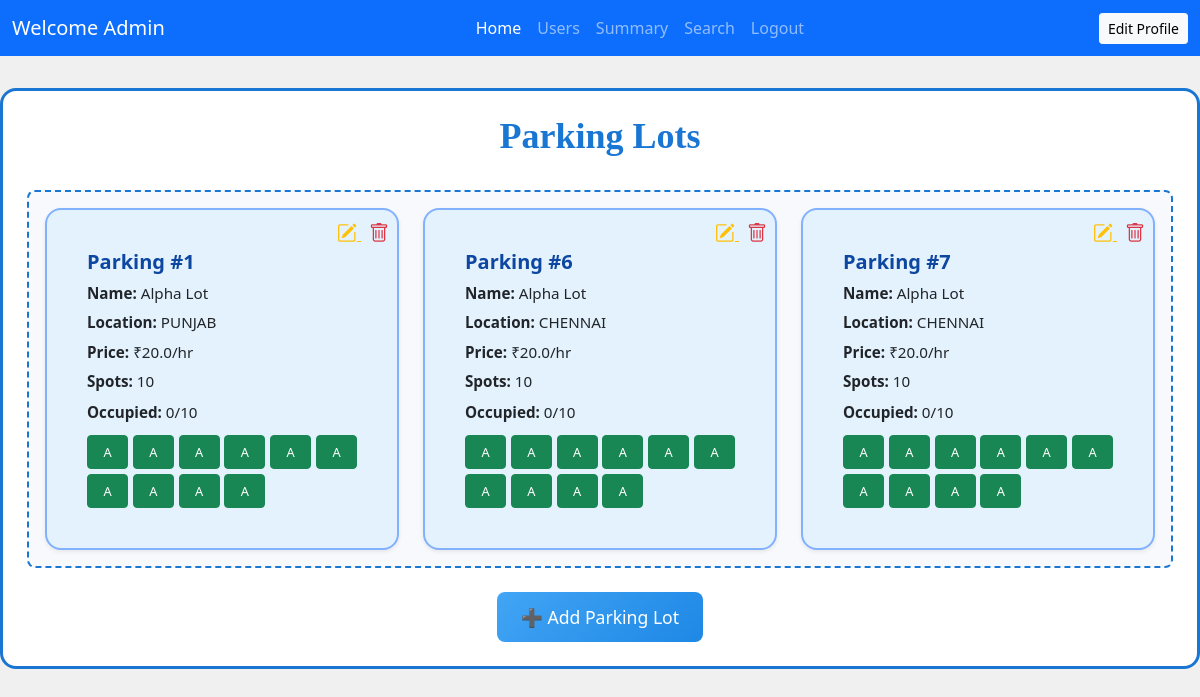
Page /admin_dashboard on the committed database.
### backend/models.py (models this page shows)
class ParkingLot(db.Model):
    __tablename__ = "parking_lot"
    id = db.Column(db.Integer, primary_key=True)
    name = db.Column(db.String(100), nullable=False)
    location = db.Column(db.String(100))
    price_per_hour = db.Column(db.Float, nullable=False)
    total_spots = db.Column(db.Integer, nullable=False)

class ParkingSpot(db.Model):
    __tablename__ = "parking_spots"
    id = db.Column(db.Integer, primary_key=True)
    lot_id = db.Column(db.Integer, db.ForeignKey('parking_lot.id'), nullable=False)
    status = db.Column(db.String(1), nullable=False, default='A')  # A=Available, O=Occupied
    reservations = db.relationship('Reservation', backref='spot', lazy=True)

### backend/controllers.py (the view)
    @app.route("/admin_dashboard")
    def admin_dashboard():
        users = User_Info.query.filter_by(role=1).all()
        lots = ParkingLot.query.all()
        bookings = Reservation.query.all()
        total_spots     = ParkingSpot.query.count()
        occupied_spots  = ParkingSpot.query.filter_by(status='O').count()
        available_spots = total_spots - occupied_spots
        total_revenue   = sum(b.cost for b in bookings)
        for lot in lots:
            lot.occupied_count = ParkingSpot.query.filter_by(
                lot_id=lot.id, status='O'
            ).count()
            lot.spots = ParkingSpot.query.filter_by(lot_id=lot.id).all()
        return render_template(
            "admin_dashboard.html",
            users=users,
            lots=lots,
            bookings=bookings,
            total_spots=total_spots,
            occupied_spots=occupied_spots,
            available_spots=available_spots,
            total_revenue=total_revenue
        )

### templates/admin_dashboard.html (shortened to what this page needs)
<!DOCTYPE html>
<html lang="en">
<head>
  <link rel="stylesheet" href="{{ url_for('static', filename='css/style.css') }}">
  <link href="https://cdn.jsdelivr.net/npm/bootstrap@5.0.2/dist/css/bootstrap.min.css" rel="stylesheet">
  <link href="https://cdn.jsdelivr.net/npm/bootstrap-icons@1.11.3/font/bootstrap-icons.css" rel="stylesheet">
</head>
<body class="admin-dashboard-page">
<nav class="navbar navbar-expand-lg navbar-dark bg-primary">
  <div class="container-fluid">
    <a class="navbar-brand" href="#">Welcome Admin</a>
    <div class="collapse navbar-collapse justify-content-center" id="navbarNav">
      <ul class="navbar-nav">
        <li class="nav-item"><a class="nav-link active" href="{{ url_for('admin_dashboard') }}">Home</a></li>
        <li class="nav-item"><a class="nav-link" href="{{ url_for('view_users') }}">Users</a></li>
        <li class="nav-item"><a class="nav-link" href="{{ url_for('admin_summary') }}">Summary</a></li>
        <li class="nav-item"><a class="nav-link" href="{{ url_for('admin_search') }}">Search</a></li>
        <li class="nav-item"><a class="nav-link" href="/login">Logout</a></li>
      </ul>
    </div>
    <div class="d-flex">
      <a href="#" class="btn btn-light btn-sm">Edit Profile</a>
    </div>
  </div>
</nav>
<div id="panel" class="p-4">
  <h2 class="admin-dashboard-title">Parking Lots</h2>
  <div class="lots-container">
    {% for lot in lots %}
    <div class="card lot-card shadow-sm position-relative">
      <div class="card-body">
        <div class="position-absolute top-0 end-0 p-2">
          <a href="{{ url_for('edit_lot', lot_id=lot.id) }}" class="text-warning me-2" title="Edit">
            <i class="bi bi-pencil-square fs-5"></i>
          </a>
          <a href="{{ url_for('delete_lot', lot_id=lot.id) }}" class="text-danger" title="Delete">
            <i class="bi bi-trash fs-5"></i>
          </a>
        </div>
        <h5 class="card-title">Parking #{{ lot.id }}</h5>
        <p><strong>Name:</strong> {{ lot.name }}</p>
        <p><strong>Location:</strong> {{ lot.location }}</p>
        <p><strong>Price:</strong> ₹{{ lot.price_per_hour }}/hr</p>
        <p><strong>Spots:</strong> {{ lot.total_spots }}</p>
        <p class="mt-2"><strong>Occupied:</strong> {{ lot.occupied_count or 0 }}/{{ lot.total_spots }}</p>
        <div class="spot-grid">
          {% for spot in lot.spots %}
          <button class="btn btn-sm {% if spot.status=='A' %}btn-success{% else %}btn-danger{% endif %}"
                  onclick="openCard({{ spot.id }}, '{{ spot.status }}')">
            {{ spot.status }}
          </button>
          {% endfor %}
        </div>
      </div>
    </div>
    {% endfor %}
  </div>
  <div class="text-center mt-4">
    <a href="{{ url_for('add_lot') }}" class="add-lot-btn btn btn-primary">➕ Add Parking Lot</a>
  </div>
</div>
</body>
</html>

### static/css/style.css (style rules this page uses)
* { margin: 0; padding: 0; box-sizing: border-box; }
.admin-dashboard-page { background: #f0f0f0; }
.admin-dashboard-page #panel { background: #fff; padding: 2rem; max-width: 1400px; margin: 2rem auto; border: 3px solid #1976d2; border-radius: 1rem; }
.admin-dashboard-page .admin-dashboard-title { font-size: 2.25rem; font-weight: 700; color: #1976d2; text-align: center; margin-bottom: 2rem; font-family: 'Brush Script MT', cursive; }
.admin-dashboard-page .lots-container { border: 2px dashed #1976d2; padding: 1rem; display: grid; grid-template-columns: repeat(auto-fill, minmax(300px, 1fr)); gap: 1.5rem; margin-top: 1rem; border-radius: 0.5rem; background: #f7f9fc; }
.admin-dashboard-page .lot-card { background: #e3f2fd; border: 2px solid #82b1ff; border-radius: 1rem; padding: 1.5rem; box-shadow: 0 4px 12px rgba(0,0,0,0.08); transition: transform 0.3s ease; }
.admin-dashboard-page .lot-card .card-title { color: #0d47a1; font-weight: 600; margin-bottom: 0.5rem; }
.admin-dashboard-page .lot-card p { font-size: 0.95rem; margin-bottom: 0.4rem; }
.admin-dashboard-page .spot-grid { display: grid; grid-template-columns: repeat(6, 1fr); gap: 0.3rem; margin-top: 0.75rem; }
.admin-dashboard-page .spot-grid .btn { font-size: 0.8rem; padding: 0.4rem 0; border-radius: 0.25rem; }
.admin-dashboard-page .add-lot-btn { background: #1976d2 !important; border-color: #1976d2 !important; color: #fff !important; }
.admin-dashboard-page .add-lot-btn { background: linear-gradient(135deg, #42a5f5, #1e88e5) !important; border: none !important; color: #fff !important; padding: 0.75rem 1.5rem; font-size: 1.1rem; border-radius: 0.5rem; text-decoration: none; display: inline-block; transition: all 0.25s ease; }

### rows in the picture
ParkingLot: id "1", name "Alpha Lot", location "PUNJAB", price_per_hour "20.0", total_spots "10", occupied_count "0"
ParkingSpot: status "A"
ParkingSpot: status "A"
ParkingSpot: status "A"
ParkingSpot: status "A"
ParkingSpot: status "A"
ParkingSpot: status "A"
ParkingSpot: status "A"
ParkingSpot: status "A"
ParkingSpot: status "A"
ParkingSpot: status "A"
ParkingLot: id "6", name "Alpha Lot", location "CHENNAI", price_per_hour "20.0", total_spots "10", occupied_count "0"
ParkingSpot: status "A"
ParkingSpot: status "A"
ParkingSpot: status "A"
ParkingSpot: status "A"
ParkingSpot: status "A"
ParkingSpot: status "A"
ParkingSpot: status "A"
ParkingSpot: status "A"
ParkingSpot: status "A"
ParkingSpot: status "A"
ParkingLot: id "7", name "Alpha Lot", location "CHENNAI", price_per_hour "20.0", total_spots "10", occupied_count "0"
ParkingSpot: status "A"
ParkingSpot: status "A"
ParkingSpot: status "A"
ParkingSpot: status "A"
ParkingSpot: status "A"
ParkingSpot: status "A"
ParkingSpot: status "A"
ParkingSpot: status "A"
ParkingSpot: status "A"
ParkingSpot: status "A"
